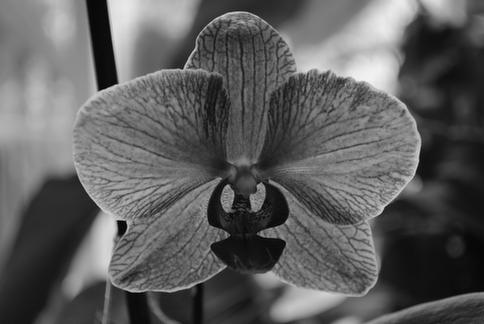
%> input picture orchidsmall.jpg, 484 x 324 px
$ octave Lab9_orchid.m   (GNU Octave 9; MATLAB toolbox functions it lacks are replaced by stand-ins)
%> lines starting %> are read from the running program, lines starting %| are printed output that depends on the picture; long printed decimals are rounded
% fin1 = fopen('orchidsmall.jpg');
% img = fread(fin1,[512,512],'uchar'); % img: clean lena image
img = imread('orchidsmall.jpg');
%> img is the input picture: size 324x484 uint8; min 0, max 247, mean 93.6
size(img)
%> ans = [324 484]
imagesc(img); % display image with scaled color
colormap(gray); % sets the Colormap property of a figure
% [8 lines of commented-out code are left out]
imin = double(img);
a = 0.05;
h1d_3 = [-a/2 (1+a) -a/2];
[H1d_3,w] = freqz(h1d_3,1,128,'whole');
plot(w/pi-1,fftshift(abs(H1d_3)))
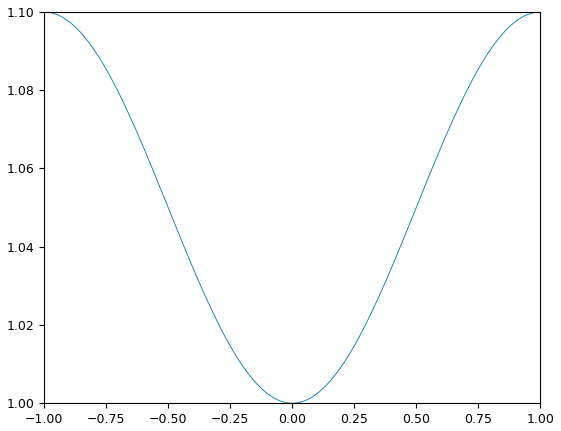
%> figure redrawn from the program's plot data; curve peaks at x = -1, y = 1.1
figure
h2d_3 = h1d_3.*h1d_3;% 2D FIR filter LPF3
freqz2(h2d_3)
imlp=conv2(imin,h2d_3,'same');
tem=round(double(imlp));
tem =max(tem,0);
tem = min(255, tem);
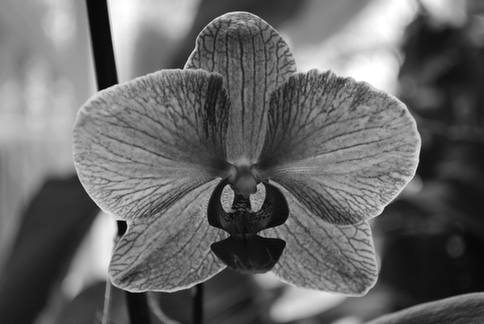
%> tem: size 324x484 double; min 0, max 255, mean 103.3

imout_3 = tem;
mse_3 = immse(img,imout_3);
%> mse_3 = 123.8
fprintf('mse3 is: %f\n', mse_3);
%| mse3 is: 123.824
figure
imagesc(imout_3); colormap(gray);
title('LPF3')
figure
